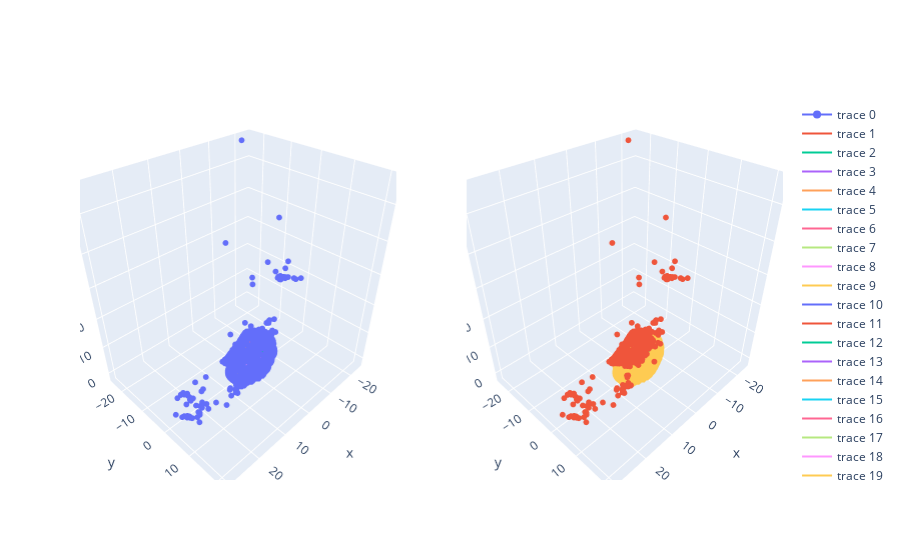

Notebook cell for this chart:
### Markdown cell above
## Ploting cameras and rays

### Code cell
from plotly.subplots import make_subplots
import plotly.graph_objects as go

fig = make_subplots(rows=1, cols=2, specs=[[{"type": "scene"}, {"type": "scene"}]])

## Original cameras
fig.add_trace(go.Scatter3d(x=origins[:, 0], y=origins[:, 1], z=origins[:, 2]), row=1, col=1)

# Focal lines
for i in range(points_3d_rays.shape[0]):
    fig.add_trace(go.Scatter3d(x=points_3d_rays[i, 0:2, 0], y=points_3d_rays[i, 0:2, 1], z=points_3d_rays[i, 0:2, 2], mode='lines'))

## New cameras
fig.add_trace(go.Scatter3d(x=origins_new[:, 0], y=origins_new[:, 1], z=origins_new[:, 2]), row=1, col=2)

# Focal lines
for i in range(points_3d_rays_new.shape[0]):
    fig.add_trace(go.Scatter3d(x=points_3d_rays_new[i, 0:2, 0], y=points_3d_rays_new[i, 0:2, 1], z=points_3d_rays_new[i, 0:2, 2], mode='lines'), row=1, col=2)

## Point cloud
fig.add_trace(go.Scatter3d(x=points_3d_sparse_cloud[:, 0, 0], y=points_3d_sparse_cloud[:, 0, 1], z=points_3d_sparse_cloud[:, 0, 2], mode='markers', marker_size=2), row=1, col=1)
fig.add_trace(go.Scatter3d(x=points_3d_sparse_cloud[:, 0, 0], y=points_3d_sparse_cloud[:, 0, 1], z=points_3d_sparse_cloud[:, 0, 2], mode='markers', marker_size=2), row=1, col=2)

fig.show()

### Figure 1 — Plotly figure (JSON) as saved in the notebook; plotly's stock layout.template omitted (floating-point values rounded to 4 significant figures; data arrays with more than 128 entries replaced by an {"elided": "..."} marker saying what was removed)
{"data": [{"scene": "scene", "type": "scatter3d", "x": [-6.788, -6.121, -4.154, -2.191, -0.1802, 1.712, 3.432, 4.795, 5.76, 5.482, 5.198, 4.159, 2.856, 1.293, -0.08126, -1.315, -2.237, -2.753, -3.441, -3.337, -3.115, -2.572, -1.539, -0.271, 0.8067, 1.636, 2.846, 3.65], "y": [-0.226, 0.9848, 1.734, 2.254, 2.491, 2.433, 2.032, 1.736, 1.054, 0.2638, -0.2375, 0.2906, 0.457, 0.6694, 0.4908, 0.2235, -0.1339, -0.6048, -1.167, -1.81, -1.946, -1.475, -1.1, -0.7651, -0.6949, -0.9405, -1.136, -1.454], "z": [3.429, 1.502, 0.338, -0.712, -1.261, -1.431, -0.9633, -0.5951, 0.5438, 0.2181, -0.1583, -0.9354, -1.062, -1.259, -0.6511, -0.1261, 0.6356, 1.313, 2.166, 1.911, 1.501, 0.7057, 0.1557, -0.2565, -0.5501, -0.236, 0.1435, 0.4489]}, {"mode": "lines", "type": "scatter3d", "x": [-6.788, 2.859], "y": [-0.226, 1.546], "z": [3.429, 5.376]}, {"mode": "lines", "type": "scatter3d", "x": [-6.121, 2.916], "y": [0.9848, 1.276], "z": [1.502, 5.773]}, {"mode": "lines", "type": "scatter3d", "x": [-4.154, 3.197], "y": [1.734, 0.8601], "z": [0.338, 7.061]}, {"mode": "lines", "type": "scatter3d", "x": [-2.191, 2.648], "y": [2.254, 0.3881], "z": [-0.712, 7.838]}, {"mode": "lines", "type": "scatter3d", "x": [-0.1802, 1.423], "y": [2.491, 0.2476], "z": [-1.261, 8.352]}, {"mode": "lines", "type": "scatter3d", "x": [1.712, 0.2162], "y": [2.433, 0.2592], "z": [-1.431, 8.215]}, {"mode": "lines", "type": "scatter3d", "x": [3.432, -0.6494], "y": [2.032, 0.3767], "z": [-0.9633, 8.015]}, {"mode": "lines", "type": "scatter3d", "x": [4.795, -1.027], "y": [1.736, 0.8286], "z": [-0.5951, 7.485]}, {"mode": "lines", "type": "scatter3d", "x": [5.76, -1.547], "y": [1.054, 1.144], "z": [0.5438, 7.371]}, {"mode": "lines", "type": "scatter3d", "x": [5.482, -0.9729], "y": [0.2638, 1.008], "z": [0.2181, 7.819]}, {"mode": "lines", "type": "scatter3d", "x": [5.198, -0.6478], "y": [-0.2375, 1.111], "z": [-0.1583, 7.842]}, {"mode": "lines", "type": "scatter3d", "x": [4.159, -0.19], "y": [0.2906, 0.9538], "z": [-0.9354, 8.045]}, {"mode": "lines", "type": "scatter3d", "x": [2.856, 0.4346], "y": [0.457, 0.7528], "z": [-1.062, 8.636]}, {"mode": "lines", "type": "scatter3d", "x": [1.293, 1.287], "y": [0.6694, 0.696], "z": [-1.259, 8.74]}, {"mode": "lines", "type": "scatter3d", "x": [-0.08126, 2.221], "y": [0.4908, 0.7729], "z": [-0.6511, 9.076]}, {"mode": "lines", "type": "scatter3d", "x": [-1.315, 3.448], "y": [0.2235, 0.943], "z": [-0.1261, 8.637]}, {"mode": "lines", "type": "scatter3d", "x": [-2.237, 4.07], "y": [-0.1339, 1.457], "z": [0.6356, 8.232]}, {"mode": "lines", "type": "scatter3d", "x": [-2.753, 4.733], "y": [-0.6048, 1.867], "z": [1.313, 7.466]}, {"mode": "lines", "type": "scatter3d", "x": [-3.441, 4.712], "y": [-1.167, 2.381], "z": [2.166, 6.742]}, {"mode": "lines", "type": "scatter3d", "x": [-3.337, 4.696], "y": [-1.81, 1.893], "z": [1.911, 6.576]}, {"mode": "lines", "type": "scatter3d", "x": [-3.115, 4.245], "y": [-1.946, 2.373], "z": [1.501, 6.715]}, {"mode": "lines", "type": "scatter3d", "x": [-2.572, 4.133], "y": [-1.475, 2.152], "z": [0.7057, 7.178]}, {"mode": "lines", "type": "scatter3d", "x": [-1.539, 3.764], "y": [-1.1, 1.654], "z": [0.1557, 8.173]}, {"mode": "lines", "type": "scatter3d", "x": [-0.271, 3.022], "y": [-0.7651, 1.424], "z": [-0.2565, 8.929]}, {"mode": "lines", "type": "scatter3d", "x": [0.8067, 1.838], "y": [-0.6949, 1.183], "z": [-0.5501, 9.218]}, {"mode": "lines", "type": "scatter3d", "x": [1.636, 0.8373], "y": [-0.9405, 1.007], "z": [-0.236, 9.54]}, {"mode": "lines", "type": "scatter3d", "x": [2.846, -0.5579], "y": [-1.136, 1.633], "z": [0.1435, 9.13]}, {"mode": "lines", "type": "scatter3d", "x": [3.65, -1.294], "y": [-1.454, 1.656], "z": [0.4489, 8.566]}, {"scene": "scene2", "type": "scatter3d", "x": [-6.788, -6.675, -5.979, -4.947, -3.824, -2.729, -1.569, -0.3149, 0.9765, 2.227, 3.434, 4.655, 5.646, 5.529, 4.907, 3.803, 2.511, 1.256, 0.08817, -1.079, -2.095, -2.801, -3.454, -3.007, -2.24, -1.083, 0.1226, 1.316, 2.504, 3.65], "y": [-0.226, 0.5137, 1.064, 1.484, 1.834, 2.137, 2.358, 2.483, 2.503, 2.334, 2.031, 1.769, 1.358, 0.3698, -0.199, 0.4001, 0.4944, 0.6707, 0.527, 0.2778, -0.04075, -0.6341, -1.287, -1.898, -1.298, -0.976, -0.6952, -0.8391, -1.082, -1.454], "z": [3.429, 2.219, 1.385, 0.7535, 0.153, -0.462, -0.9298, -1.233, -1.446, -1.317, -0.963, -0.6792, 0.3346, 0.2803, -0.464, -1.011, -1.116, -1.254, -0.7358, -0.2449, 0.4834, 1.379, 2.166, 1.304, 0.4654, 0.009282, -0.4122, -0.3887, 0.05078, 0.4489]}, {"mode": "lines", "scene": "scene2", "type": "scatter3d", "x": [-6.788, 2.859], "y": [-0.226, 1.546], "z": [3.429, 5.376]}, {"mode": "lines", "scene": "scene2", "type": "scatter3d", "x": [-6.675, 2.777], "y": [0.5137, 1.402], "z": [2.219, 5.363]}, {"mode": "lines", "scene": "scene2", "type": "scatter3d", "x": [-5.979, 2.953], "y": [1.064, 1.249], "z": [1.385, 5.879]}, {"mode": "lines", "scene": "scene2", "type": "scatter3d", "x": [-4.947, 3.154], "y": [1.484, 1.043], "z": [0.7535, 6.6]}, {"mode": "lines", "scene": "scene2", "type": "scatter3d", "x": [-3.824, 3.173], "y": [1.834, 0.7745], "z": [0.153, 7.219]}, {"mode": "lines", "scene": "scene2", "type": "scatter3d", "x": [-2.729, 2.89], "y": [2.137, 0.4941], "z": [-0.462, 7.645]}, {"mode": "lines", "scene": "scene2", "type": "scatter3d", "x": [-1.569, 2.307], "y": [2.358, 0.308], "z": [-0.9298, 8.058]}, {"mode": "lines", "scene": "scene2", "type": "scatter3d", "x": [-0.3149, 1.51], "y": [2.483, 0.2492], "z": [-1.233, 8.342]}, {"mode": "lines", "scene": "scene2", "type": "scatter3d", "x": [0.9765, 0.679], "y": [2.503, 0.2498], "z": [-1.446, 8.292]}, {"mode": "lines", "scene": "scene2", "type": "scatter3d", "x": [2.227, -0.09823], "y": [2.334, 0.2636], "z": [-1.317, 8.186]}, {"mode": "lines", "scene": "scene2", "type": "scatter3d", "x": [3.434, -0.6499], "y": [2.031, 0.3772], "z": [-0.963, 8.014]}, {"mode": "lines", "scene": "scene2", "type": "scatter3d", "x": [4.655, -0.9604], "y": [1.769, 0.7767], "z": [-0.6792, 7.536]}, {"mode": "lines", "scene": "scene2", "type": "scatter3d", "x": [5.646, -1.564], "y": [1.358, 1.139], "z": [0.3346, 7.26]}, {"mode": "lines", "scene": "scene2", "type": "scatter3d", "x": [5.529, -1.05], "y": [0.3698, 1.009], "z": [0.2803, 7.784]}, {"mode": "lines", "scene": "scene2", "type": "scatter3d", "x": [4.907, -0.4989], "y": [-0.199, 1.105], "z": [-0.464, 7.847]}, {"mode": "lines", "scene": "scene2", "type": "scatter3d", "x": [3.803, -0.02448], "y": [0.4001, 0.8878], "z": [-1.011, 8.215]}, {"mode": "lines", "scene": "scene2", "type": "scatter3d", "x": [2.511, 0.6128], "y": [0.4944, 0.7221], "z": [-1.116, 8.699]}, {"mode": "lines", "scene": "scene2", "type": "scatter3d", "x": [1.256, 1.308], "y": [0.6707, 0.6973], "z": [-1.254, 8.746]}, {"mode": "lines", "scene": "scene2", "type": "scatter3d", "x": [0.08817, 2.07], "y": [0.527, 0.7653], "z": [-0.7358, 9.063]}, {"mode": "lines", "scene": "scene2", "type": "scatter3d", "x": [-1.079, 3.249], "y": [0.2778, 0.8712], "z": [-0.2449, 8.75]}, {"mode": "lines", "scene": "scene2", "type": "scatter3d", "x": [-2.095, 3.932], "y": [-0.04075, 1.366], "z": [0.4834, 8.338]}, {"mode": "lines", "scene": "scene2", "type": "scatter3d", "x": [-2.801, 4.759], "y": [-0.6341, 1.92], "z": [1.379, 7.406]}, {"mode": "lines", "scene": "scene2", "type": "scatter3d", "x": [-3.454, 4.727], "y": [-1.287, 2.273], "z": [2.166, 6.683]}, {"mode": "lines", "scene": "scene2", "type": "scatter3d", "x": [-3.007, 4.108], "y": [-1.898, 2.506], "z": [1.304, 6.779]}, {"mode": "lines", "scene": "scene2", "type": "scatter3d", "x": [-2.24, 4.081], "y": [-1.298, 1.89], "z": [0.4654, 7.529]}, {"mode": "lines", "scene": "scene2", "type": "scatter3d", "x": [-1.083, 3.537], "y": [-0.976, 1.582], "z": [0.009282, 8.501]}, {"mode": "lines", "scene": "scene2", "type": "scatter3d", "x": [0.1226, 2.64], "y": [-0.6952, 1.337], "z": [-0.4122, 9.05]}, {"mode": "lines", "scene": "scene2", "type": "scatter3d", "x": [1.316, 1.227], "y": [-0.8391, 1.03], "z": [-0.3887, 9.435]}, {"mode": "lines", "scene": "scene2", "type": "scatter3d", "x": [2.504, -0.1985], "y": [-1.082, 1.424], "z": [0.05078, 9.347]}, {"mode": "lines", "scene": "scene2", "type": "scatter3d", "x": [3.65, -1.294], "y": [-1.454, 1.656], "z": [0.4489, 8.566]}, {"marker": {"size": 2}, "mode": "markers", "scene": "scene", "type": "scatter3d", "x": {"elided": "7335 float values"}, "y": {"elided": "7335 float values"}, "z": {"elided": "7335 float values"}}, {"marker": {"size": 2}, "mode": "markers", "scene": "scene2", "type": "scatter3d", "x": {"elided": "7335 float values"}, "y": {"elided": "7335 float values"}, "z": {"elided": "7335 float values"}}], "layout": {"scene": {"domain": {"x": [0, 0.45], "y": [0, 1]}}, "scene2": {"domain": {"x": [0.55, 1], "y": [0, 1]}}}}
